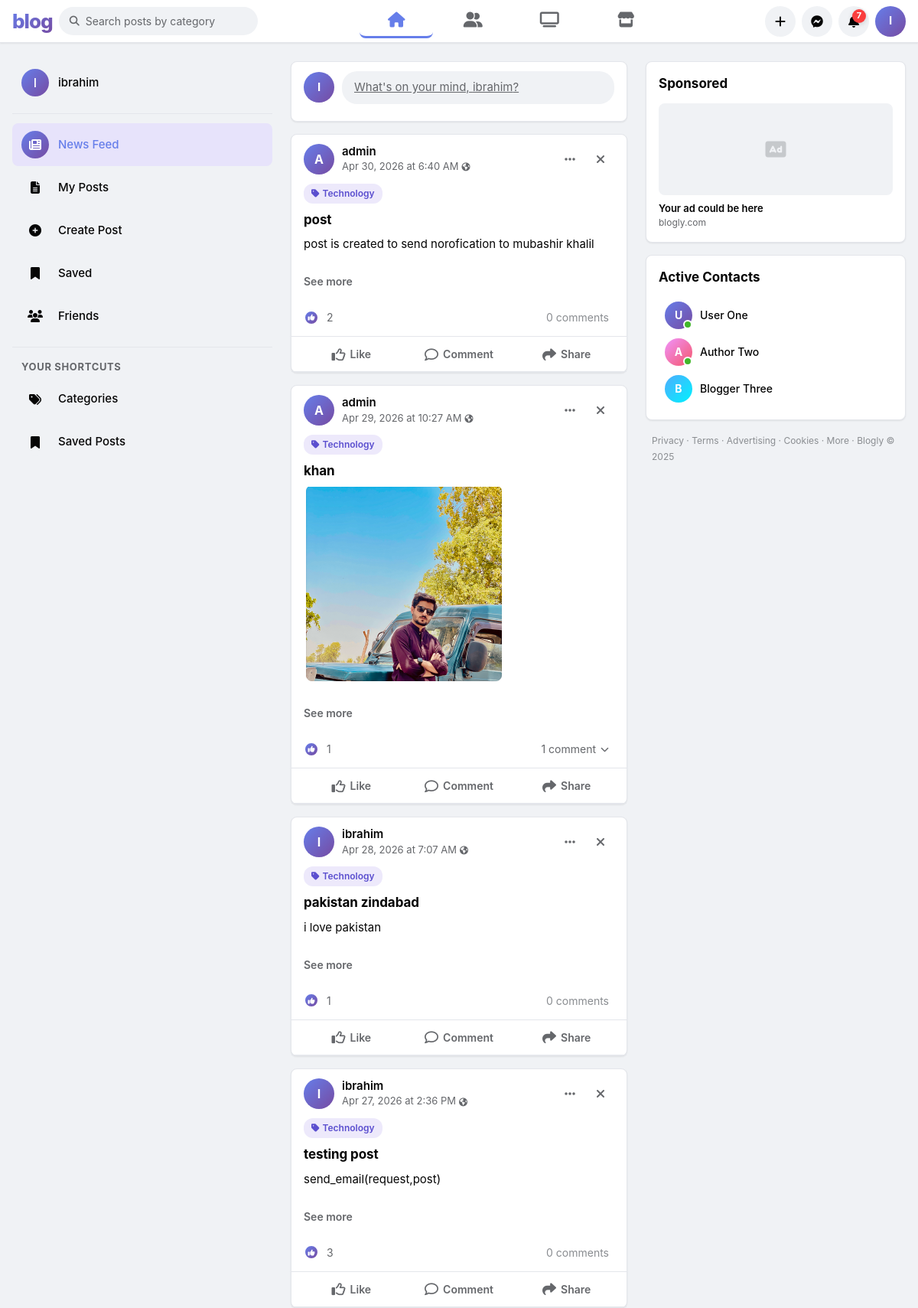
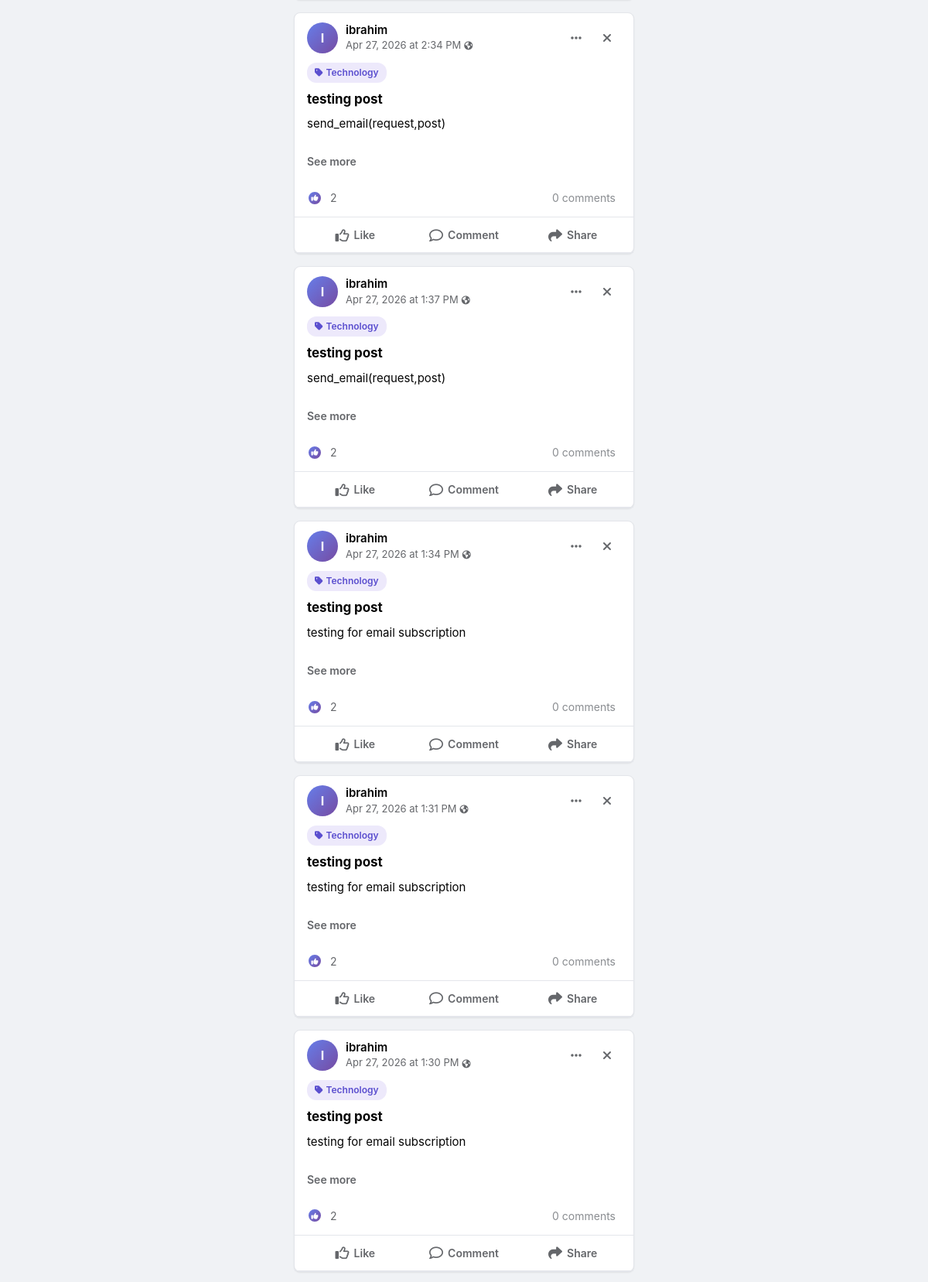
Page /post_list/?categories=1 (signed in, upper part) on the committed database (2 pictures, top to bottom).
### blog/models.py (models this page shows, shortened)
class CustomUser(AbstractUser):
    email = models.EmailField(unique=True)

class Post(models.Model):
    title = models.CharField(max_length=200)
    content = RichTextUploadingField()
    author = models.ForeignKey(settings.AUTH_USER_MODEL, on_delete=models.CASCADE)
    created_at = models.DateTimeField(auto_now_add=True)
    updated_at = models.DateTimeField(auto_now=True)
    is_published = models.BooleanField(default=False)
    category = models.ManyToManyField("Category", blank=True)
    def get_like_count(self):
        return self.like_set.filter(comment__isnull=True).count()

class Category(models.Model):
    name = models.CharField(max_length=200)
    posts = models.ManyToManyField(Post, related_name="categories", blank=True)

### blog/views.py (the view)
# urls.py: path("post_list/", post_list_view, name="home"),
@login_required
def post_list_view(request):
    hidden_post_ids = NotInterestedPost.objects.filter(user=request.user).values_list(
        "post_id", flat=True
    )
    queryset = (
        Post.objects.filter(is_published=True)
        .exclude(id__in=hidden_post_ids)
        .order_by("-created_at")
    )
    filter = PostFilter(request.GET, queryset=queryset)
    posts = prepare_posts_with_comment_trees(filter.qs)
    all_categories = Category.objects.order_by("name")
    selected_category_ids = []
    for category_id in request.GET.getlist("categories"):
        if not category_id or category_id == "all":
            continue
        try:
            selected_category_ids.append(int(category_id))
        except (TypeError, ValueError):
            continue
    liked_posts = Like.objects.filter(
        user=request.user, comment__isnull=True
    ).values_list("post_id", flat=True)
    liked_comments = Like.objects.filter(
        user=request.user, post__isnull=True, comment__isnull=False
    ).values_list("comment_id", flat=True)
    saved_posts = SavedPost.objects.filter(user=request.user).values_list(
        "post_id", flat=True
    )
    context = {
        "posts": posts,
        "filter": filter,
        "all_categories": all_categories,
        "selected_category_ids": selected_category_ids,
        "liked_post_ids": list(liked_posts),
        "liked_comment_ids": list(liked_comments),
        "saved_post_ids": list(saved_posts),
        "not_interested_form": NotInterestedPost.objects.filter(user=request.user),
    }
    return render(request, "post/post_list.html", context)

### blog/context_processors.py (called while the page is built)
def notifications_badge(request):
    if request.user.is_authenticated:
        cache_key = f"unread_notifications_{request.user.id}"
        unread_count = cache.get(cache_key)
        if unread_count is None:
            unread_count = Notification.objects.filter(
                user=request.user, is_read=False
            ).count()
            cache.set(cache_key, unread_count, 30)
    else:
        unread_count = 0
    return {"unread_notifications_count": unread_count}

def navbar_context(request):
    cache_key = "all_categories_navbar"
    all_categories = cache.get(cache_key)
    if all_categories is None:
        all_categories = list(Category.objects.all().order_by("name"))
        cache.set(cache_key, all_categories, 3600)
    selected_category_ids = []
    if request.GET:
        selected_category_ids = [
            int(id) for id in request.GET.getlist("categories") if id and id != "all"
        ]
    return {
        "all_categories": all_categories,
        "selected_category_ids": selected_category_ids,
    }

### blog/models.py (called while the page is built)
    def get_like_count(self):
        return self.like_set.filter(post__isnull=True).count()

### blog/views.py (called while the page is built)
def build_comment_tree(comments):
    comment_list = list(comments)
    comments_by_id = {comment.id: comment for comment in comment_list}
    roots = []
    for comment in comment_list:
        comment.display_replies = []
    for comment in comment_list:
        parent = comments_by_id.get(comment.parent_comment_id)
        if parent is not None and parent.post_id == comment.post_id:
            parent.display_replies.append(comment)
        else:
            roots.append(comment)
    return roots

def prepare_posts_with_comment_trees(posts):
    post_list = list(posts)
    comments_by_post = {post.id: [] for post in post_list}
    comments = (
        Comment.objects.filter(post_id__in=comments_by_post)
        .select_related("user")
        .order_by("created_at", "id")
    )
    for comment in comments:
        comments_by_post[comment.post_id].append(comment)
    for post in post_list:
        post_comments = comments_by_post[post.id]
        post.comment_count = len(post_comments)
        post.comment_tree = build_comment_tree(post_comments)
    return post_list

### templates/post/post_list.html (shortened to what this page needs)
<!DOCTYPE html>
<html lang="en">
<head>
    <link rel="stylesheet" href="https://cdn.jsdelivr.net/npm/bootstrap@5.3.0/dist/css/bootstrap.min.css">
    <link rel="stylesheet" href="https://cdnjs.cloudflare.com/ajax/libs/font-awesome/6.4.0/css/all.min.css">
</head>
<body>
{% block content %}
<nav class="fb-nav">
    <a href="{% url 'blog:filter_by_category' %}" class="fb-nav-brand">blog</a>
    <form method="GET" action="{% url 'blog:filter_by_category' %}">
    <div class="fb-nav-search">
        <i class="fas fa-search"></i>
        <input
            type="text"
            name="q"
            value="{{ query }}"
            placeholder="Search posts by category"
        >
    </div>
</form>
    <div class="fb-nav-tabs">
        <a href="{% url 'blog:home' %}" class="fb-nav-tab active" title="Home"><i class="fas fa-home"></i></a>
        <a href="{% url 'blog:friends_list' %}" class="fb-nav-tab" title="Friends"><i class="fas fa-user-friends"></i></a>
        <a href="#" class="fb-nav-tab" title="Watch"><i class="fas fa-tv"></i></a>
        <a href="#" class="fb-nav-tab" title="Marketplace"><i class="fas fa-store"></i></a>
    </div>
    <div class="fb-nav-actions">
        <a href="{% url 'blog:create_post' %}" class="fb-nav-btn" title="Create Post"><i class="fas fa-plus"></i></a>
        <a href="#" class="fb-nav-btn" title="Messenger"><i class="fab fa-facebook-messenger"></i></a>
        <a href="{% url 'blog:notifications_list' %}" class="fb-nav-btn" title="Notifications">
            {% if unread_notifications_count and unread_notifications_count > 0 %}
                <span class="notification-badge">{% if unread_notifications_count > 99 %}99+{% else %}{{ unread_notifications_count }}{% endif %}</span>
            {% endif %}
        </a>
        <a href="{% url 'blog:profile' %}" class="fb-nav-avatar" title="Profile">
            {{ request.user.username|first|upper }}
        </a>
    </div>
</nav>
<div class="fb-layout">
    <aside class="fb-sidebar">
        <a href="{% url 'blog:profile' %}" class="fb-sidebar-link">
            <div class="fb-sidebar-icon" style="background: var(--primary-gradient); color: white;">
                {{ request.user.username|first|upper }}
            </div>
            <span>{{ request.user.get_full_name|default:request.user.username }}</span>
        </a>
        <div class="fb-sidebar-divider"></div>
        <a href="{% url 'blog:news_feed' %}" class="fb-sidebar-link active">
            <div class="fb-sidebar-icon"><i class="fas fa-newspaper"></i></div>
            <span>News Feed</span>
        </a>
        <a href="{% url 'blog:my_posts' %}" class="fb-sidebar-link">
            <div class="fb-sidebar-icon"><i class="fas fa-file-alt"></i></div>
            <span>My Posts</span>
        </a>
        <a href="{% url 'blog:create_post' %}" class="fb-sidebar-link">
            <div class="fb-sidebar-icon"><i class="fas fa-plus-circle"></i></div>
            <span>Create Post</span>
        </a>
        <a href="{% url 'blog:saved_posts' %}" class="fb-sidebar-link">
            <div class="fb-sidebar-icon"><i class="fas fa-bookmark"></i></div>
            <span>Saved</span>
        </a>
        <a href="{% url 'blog:friends_list' %}" class="fb-sidebar-link">
            <div class="fb-sidebar-icon"><i class="fas fa-users"></i></div>
            <span>Friends</span>
        </a>
        <div class="fb-sidebar-divider"></div>
        <div class="fb-sidebar-label">Your shortcuts</div>
        <a href="{% url 'blog:category_list' %}" class="fb-sidebar-link">
            <div class="fb-sidebar-icon"><i class="fas fa-tags"></i></div>
            <span>Categories</span>
        </a>
        <a href="{% url 'blog:saved_posts' %}" class="fb-sidebar-link">
            <div class="fb-sidebar-icon"><i class="fas fa-bookmark"></i></div>
            <span>Saved Posts</span>
        </a>
    </aside>
    <main class="fb-feed">
        <div class="fb-create-post">
            <div class="fb-create-post-top">
                <a href="{% url 'blog:profile' %}" class="fb-nav-avatar" style="width:40px;height:40px;font-size:15px;flex-shrink:0;">
                    {{ request.user.username|first|upper }}
                </a>
                <a href="{% url 'blog:create_post' %}" class="fb-create-post-input">
                    What's on your mind, {{ request.user.get_full_name|default:request.user.username }}?
                </a>
            </div>
        </div>
        {% for post in posts %}
        {% with comment_list=post.comment_tree %}
        <div class="post-card" id="post-card-{{ post.id }}">
            <div class="post-card-header">
                <a href="{% if post.author_id == request.user.id %}{% url 'blog:profile' %}{% else %}{% url 'blog:other_profile' post.author.id %}{% endif %}" class="post-avatar" title="View profile">
                    {{ post.author.username|first|upper }}
                </a>
                <div class="post-author-block">
                    <a href="{% if post.author_id == request.user.id %}{% url 'blog:profile' %}{% else %}{% url 'blog:other_profile' post.author.id %}{% endif %}" class="post-author-name">
                        {{ post.author.get_full_name|default:post.author.username }}
                    </a>
                    <div class="post-author-meta">
                        <span>{{ post.created_at|date:"M d, Y \a\t g:i A" }}</span>
                        <i class="fas fa-globe-americas"></i>
                    </div>
                </div>
                <div class="post-header-actions">
                    <div class="post-options">
                        <button type="button" class="post-more-btn" onclick="togglePostMenu({{ post.id }})" aria-label="Post options">
                            <i class="fas fa-ellipsis-h"></i>
                        </button>
                    </div>
                    <button type="button" class="post-close-btn"><i class="fas fa-times"></i></button>
                </div>
            </div>
            <div class="post-card-body">
                <div class="post-categories">
                    {% with primary_categories=post.category.all %}
                        {% if primary_categories %}
                            {% for category in primary_categories %}
                                <span class="category-chip"><i class="fas fa-tag"></i> {{ category.name }}</span>
                            {% endfor %}
                        {% endif %}
                    {% endwith %}
                </div>
                <div class="post-title">{{ post.title }}</div>
                <div class="post-content collapsed" id="post-content-{{ post.id }}">{{ post.content|safe }}</div>
                <button class="see-more-btn" onclick="toggleSeeMore({{ post.id }})" id="see-more-{{ post.id }}">See more</button>
            </div>
            {% with post_like_count=post.get_like_count %}
            <div class="post-reaction-summary">
                <div class="reaction-icons{% if not post_like_count %} is-empty{% endif %}" id="post-like-summary-{{ post.id }}">
                    <div class="reaction-bubble like"><i class="fas fa-thumbs-up" style="font-size:9px;"></i></div>
                    <span class="reaction-count" id="post-like-count-{{ post.id }}">{{ post_like_count }}</span>
                </div>
                <div>
                    <button
                        type="button"
                        class="comment-count-link"
                        id="comments-toggle-{{ post.id }}"
                        aria-expanded="false"
                        aria-controls="comments-section-{{ post.id }}"
                        onclick="toggleComments({{ post.id }})"
                        {% if not comment_list %}disabled{% endif %}
                    >
                        <span data-comment-count-label="{{ post.id }}">
                            {{ post.comment_count }} comment{{ post.comment_count|pluralize }}
                        </span>
                        {% if comment_list %}<i class="fas fa-chevron-down" aria-hidden="true"></i>{% endif %}
                    </button>
                </div>
            </div>
            {% endwith %}
            <div class="post-actions">
                <button
                    type="button"
                    class="post-action-btn js-post-like {% if post.id in liked_post_ids %}liked{% endif %}"
                    id="like-btn-{{ post.id }}"
                    data-post-id="{{ post.id }}"
                    data-url="{% url 'blog:like_post' post.id %}"
                    data-liked="{% if post.id in liked_post_ids %}true{% else %}false{% endif %}"
                    aria-pressed="{% if post.id in liked_post_ids %}true{% else %}false{% endif %}"
                >
                    <i class="{% if post.id in liked_post_ids %}fas{% else %}far{% endif %} fa-thumbs-up"></i>
                    <span class="post-like-label">{% if post.id in liked_post_ids %}Liked{% else %}Like{% endif %}</span>
                </button>
                <button
                    type="button"
                    class="post-action-btn"
                    id="comment-composer-toggle-{{ post.id }}"
                    aria-expanded="false"
                    aria-controls="comment-composer-{{ post.id }}"
                    onclick="toggleCommentComposer({{ post.id }})"
                >
                    <i class="far fa-comment"></i>
                    <span>Comment</span>
                </button>
                <button type="button" class="post-action-btn">
                    <i class="fas fa-share"></i>
                    <span>Share</span>
                </button>
            </div>
        </div>
        {% endwith %}
        {% endfor %}
    </main>
    <aside class="fb-right-sidebar">
        <div class="fb-widget">
            <div class="fb-widget-title">Sponsored</div>
            <div style="background:var(--light-bg);border-radius:8px;height:120px;display:flex;align-items:center;justify-content:center;color:var(--text-tertiary);font-size:13px;margin-bottom:8px;">
                <i class="fas fa-ad" style="font-size:24px;opacity:0.4;"></i>
            </div>
            <div style="font-size:13px;font-weight:600;color:var(--text-primary);">Your ad could be here</div>
            <div style="font-size:12px;color:var(--text-secondary);">blogly.com</div>
        </div>
        <div class="fb-widget">
            <div class="fb-widget-title">Active Contacts</div>
            <button class="fb-widget-link">
                <div style="position:relative;">
                    <div class="fb-widget-avatar">U</div>
                    <div class="online-dot"></div>
                </div>
                <span>User One</span>
            </button>
            <button class="fb-widget-link">
                <div style="position:relative;">
                    <div class="fb-widget-avatar" style="background:linear-gradient(135deg,#f093fb,#f5576c);">A</div>
                    <div class="online-dot"></div>
                </div>
                <span>Author Two</span>
            </button>
            <button class="fb-widget-link">
                <div style="position:relative;">
                    <div class="fb-widget-avatar" style="background:linear-gradient(135deg,#4facfe,#00f2fe);">B</div>
                </div>
                <span>Blogger Three</span>
            </button>
        </div>
        <div style="padding:0 8px;font-size:12px;color:var(--text-tertiary);line-height:1.8;">
            Privacy · Terms · Advertising · Cookies · More · Blogly © 2025
        </div>
    </aside>
</div>
{% endblock %}
</body>
</html>

### rows in the picture
CustomUser: user.username|first "I", user.get_full_name "ibrahim"
Post: author.username|first "A", author.get_full_name "admin", created_at "Apr 30, 2026 at 6:40 AM", title "post", content "post is created to send norofication to mubashir khalil", get_like_count "2", comment_count "0", shows "Like"
Category: name "Technology"
Post: author.username|first "A", author.get_full_name "admin", created_at "Apr 29, 2026 at 10:27 AM", title "khan", content (picture), get_like_count "1", comment_count "1", shows "Like"
Post: author.username|first "I", author.get_full_name "ibrahim", created_at "Apr 28, 2026 at 7:07 AM", title "pakistan zindabad", content "i love pakistan", get_like_count "1", comment_count "0", shows "Like"
Post: author.username|first "I", author.get_full_name "ibrahim", created_at "Apr 27, 2026 at 2:36 PM", title "testing post", content "send_email(request,post)", get_like_count "3", comment_count "0", shows "Like"
Post: author.username|first "I", author.get_full_name "ibrahim", created_at "Apr 27, 2026 at 2:34 PM", title "testing post", content "send_email(request,post)", get_like_count "2", comment_count "0", shows "Like"
Post: author.username|first "I", author.get_full_name "ibrahim", created_at "Apr 27, 2026 at 1:37 PM", title "testing post", content "send_email(request,post)", get_like_count "2", comment_count "0", shows "Like"
Post: author.username|first "I", author.get_full_name "ibrahim", created_at "Apr 27, 2026 at 1:34 PM", title "testing post", content "testing for email subscription", get_like_count "2", comment_count "0", shows "Like"
Post: author.username|first "I", author.get_full_name "ibrahim", created_at "Apr 27, 2026 at 1:31 PM", title "testing post", content "testing for email subscription", get_like_count "2", comment_count "0", shows "Like"
Post: author.username|first "I", author.get_full_name "ibrahim", created_at "Apr 27, 2026 at 1:30 PM", title "testing post", content "testing for email subscription", get_like_count "2", comment_count "0", shows "Like"

### other values in the picture
{{ unread_notifications_count }} "7"
